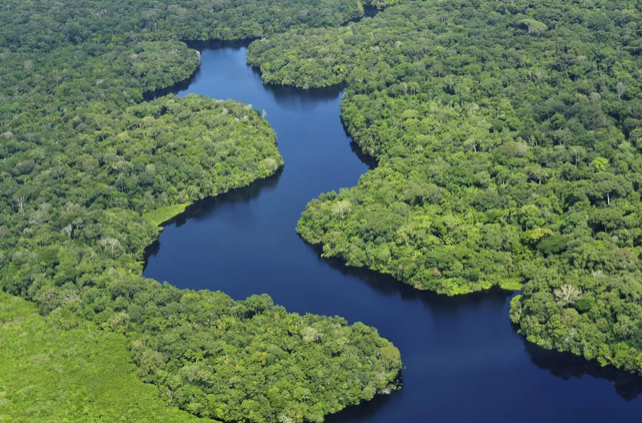
#> input picture 2-assignment/forests/f1.png, 642 x 423 px
$ python -i floresta.py   (imports and definitions only)
#> lines starting #> are read from the running program, lines starting #| are printed output that depends on the picture; after the words box and inside, x2 and y2 are one past the last pixel; in counts of white or black regions, pixels touching at a corner belong together; long printed decimals are rounded
import sys
import cv2
import numpy as np


def equalizeImage(image):
    ycrcb = cv2.cvtColor(image, cv2.COLOR_BGR2YCR_CB)
    channels = cv2.split(ycrcb)
    cv2.equalizeHist(channels[0], channels[0])
    cv2.merge(channels, ycrcb)
    cv2.cvtColor(ycrcb, cv2.COLOR_YCR_CB2BGR, image)
    return image


def getHSVChannels(image):
    h, s, v = cv2.split(image)
    h, s, v = h.flatten(), s.flatten(), v.flatten()

    return h, s, v


def getMeans(h, s, v):
    h_mean = int(np.mean(h))
    s_mean = int(np.mean(s))
    v_mean = int(np.mean(v))

    return h_mean, s_mean, v_mean


def getMedians(h, s, v):
    h_median = int(np.median(h))
    s_median = int(np.median(s))
    v_median = int(np.median(v))

    return h_median, s_median, v_median


def getDeviations(h, s, v):
    h_std = int(np.std(h))
    s_std = int(np.std(s))
    v_std = int(np.std(v))

    return h_std, s_std, v_std


def processImageHSV(image_name):
#> called with image_name = 'forests/f1.png'
    image = cv2.imread(image_name)
#> image is the input picture: shape (423, 642, 3); mean B, G, R 88.5, 114.1, 91
    processed_img = cv2.imread(image_name)
    processed_img = equalizeImage(processed_img)
#> in equalizeImage, `ycrcb = cv2.cvtColor(image, cv2.COLOR_BGR2YCR_CB)`: ycrcb: shape (423, 642, 3); mean of channels 0, 1, 2 104.2, 118.5, 119.1
#> in equalizeImage, `cv2.cvtColor(ycrcb, cv2.COLOR_YCR_CB2BGR, image)`: ycrcb: shape (423, 642, 3); mean of channels 0, 1, 2 128.7, 118.5, 119.1
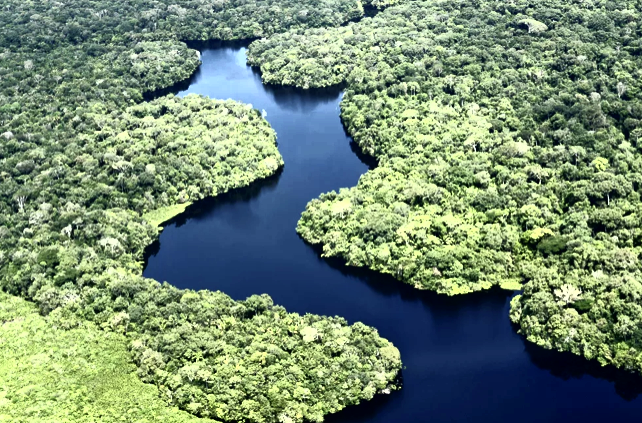
#> processed_img: shape (423, 642, 3); mean B, G, R 112.8, 138, 115.6

    hsv_image = cv2.cvtColor(processed_img, cv2.COLOR_BGR2HSV)
#> hsv_image: shape (423, 642, 3); mean H, S, V 63.8, 107.4, 147.2
    h, s, v = getHSVChannels(hsv_image)
#> in getHSVChannels, `h, s, v = cv2.split(image)`:
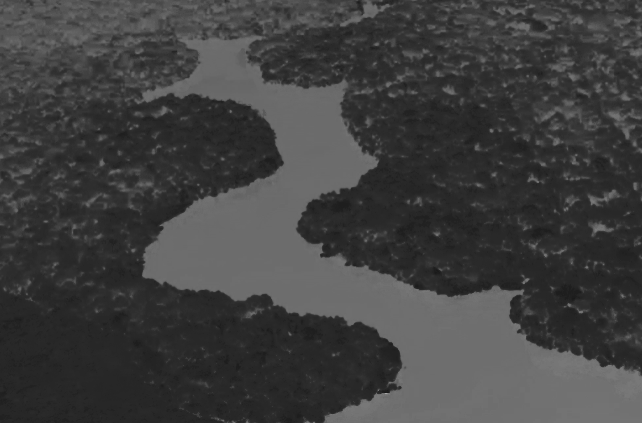
#> h: shape (423, 642); min 25, max 165, mean 63.8
#> in getHSVChannels, `h, s, v = cv2.split(image)`:
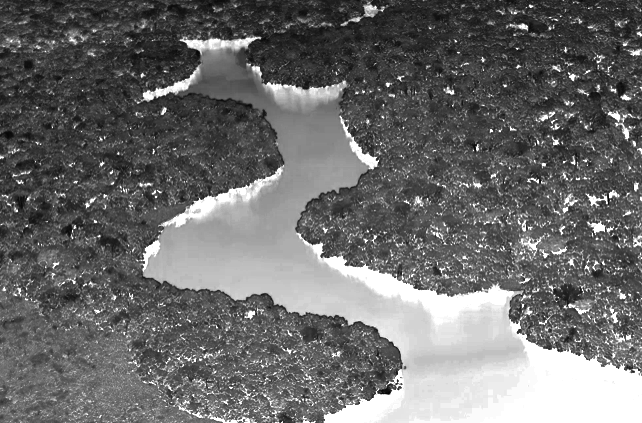
#> s: shape (423, 642); min 3, max 255, mean 107.4
#> in getHSVChannels, `h, s, v = cv2.split(image)`:
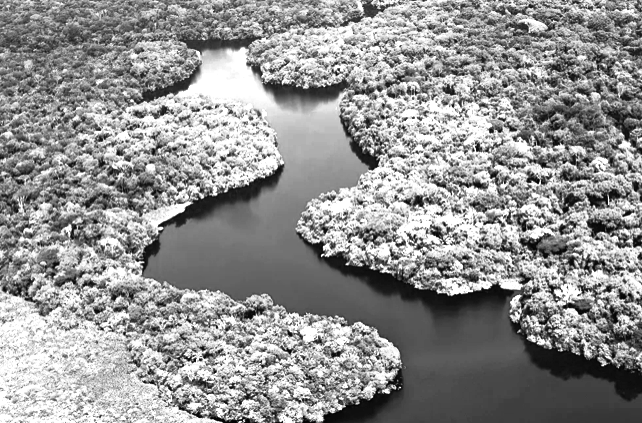
#> v: shape (423, 642); min 1, max 255, mean 147.2
    h_mean, s_mean, v_mean = getMeans(h, s, v)
#> in getMeans, `h_mean = int(np.mean(h))`: h_mean = 63
#> in getMeans, `s_mean = int(np.mean(s))`: s_mean = 107
#> in getMeans, `v_mean = int(np.mean(v))`: v_mean = 147
#> h_mean = 63; s_mean = 107; v_mean = 147
    h_median, s_median, v_median = getMedians(h, s, v)
#> in getMedians, `h_median = int(np.median(h))`: h_median = 50
#> in getMedians, `s_median = int(np.median(s))`: s_median = 85
#> in getMedians, `v_median = int(np.median(v))`: v_median = 145
#> h_median = 50; s_median = 85; v_median = 145
    h_std, s_std, v_std = getDeviations(h, s, v)
#> in getDeviations, `h_std = int(np.std(h))`: h_std = 27
#> in getDeviations, `s_std = int(np.std(s))`: s_std = 64
#> in getDeviations, `v_std = int(np.std(v))`: v_std = 69
#> h_std = 27; s_std = 64; v_std = 69
    h_dist, s_dist, v_dist = abs(
        h_mean - h_median), abs(s_mean - s_median), abs(v_mean - v_median)
#> h_dist = 13; s_dist = 22; v_dist = 2

    lower_bound = (
        h_median - h_std*1.2 + h_dist*1.1,
        s_median - s_std*0.8 + s_dist*1.6,
        v_median - v_std*1.9 + v_dist*1.5)
#> lower_bound = (31.9, 69, 16.9)
    upper_bound = (
        h_median + h_std*1.6 - h_dist*0.2,
        s_median + s_std*1.9 - s_dist*0.2,
        v_median + v_std*1.9 - v_dist*1.5)
#> upper_bound = (90.6, 202.2, 273.1)

    print(h_mean, s_mean, v_mean)
#| 63 107 147
    print(h_median, s_median, v_median)
#| 50 85 145
    print(h_dist, s_dist, v_dist)
#| 13 22 2
    print(lower_bound, upper_bound)
#| (31.900, 69.0, 16.900) (90.600, 202.2, 273.1)

    mask = cv2.inRange(hsv_image, lower_bound, upper_bound)
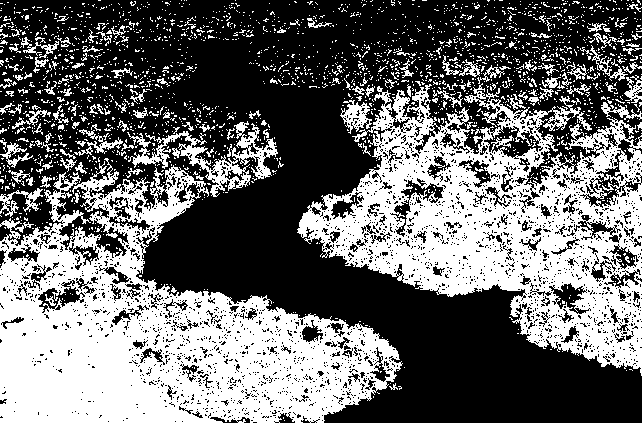
#> mask: shape (423, 642); 41.9% white; 2256 white regions (2102 under 20 px), largest, box (x1, y1, x2, y2) and area: (0, 158, 403, 423) 51567, (297, 83, 642, 376) 44038, (127, 121, 278, 197) 2815
    result = cv2.bitwise_and(image, image, mask=mask)
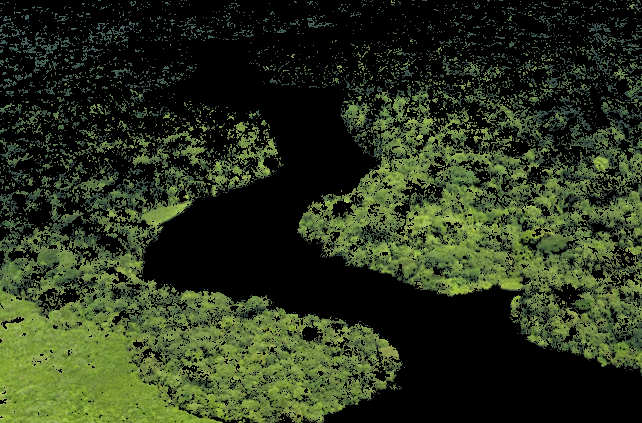
#> result: shape (423, 642, 3); mean B, G, R 28.7, 52.4, 42.5

    return result


def main(args):
    in_path = args[0]
    out_path = args[1]

    result = processImageHSV(in_path)
    cv2.imwrite(out_path, result)


# [2 lines not run here, left out]

>>> result = processImageHSV('forests/f1.png')

$ run again, on 2-assignment/forests/f3.png
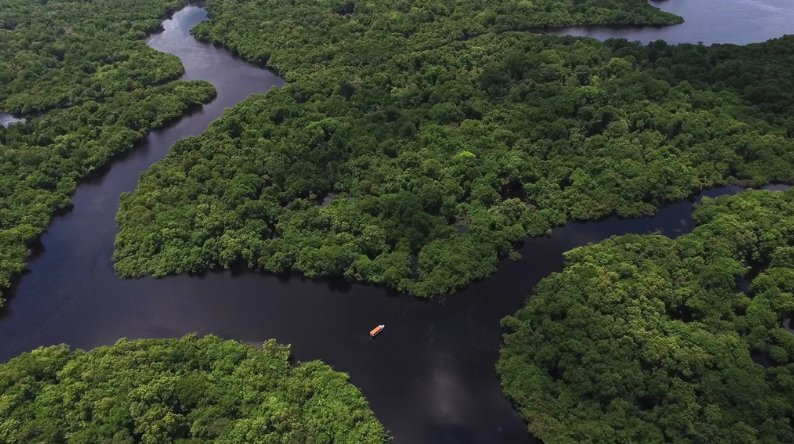
#> input picture 2-assignment/forests/f3.png, 794 x 444 px
#> in processImageHSV, image is the input picture: shape (444, 794, 3); mean B, G, R 47.3, 65.2, 56.6
#> hsv_image: shape (444, 794, 3); mean H, S, V 61.8, 56.9, 136
#> in getMeans, `h_mean = int(np.mean(h))`: h_mean = 61
#> in getMeans, `s_mean = int(np.mean(s))`: s_mean = 56
#> in getMeans, `v_mean = int(np.mean(v))`: v_mean = 136
#> in processImageHSV, `h_mean, s_mean, v_mean = getMeans(h, s, v)`: h_mean = 61; s_mean = 56; v_mean = 136
#> in getMedians, `h_median = int(np.median(h))`: h_median = 45
#> in getMedians, `s_median = int(np.median(s))`: s_median = 47
#> in getMedians, `v_median = int(np.median(v))`: v_median = 137
#> in processImageHSV, `h_median, s_median, v_median = getMedians(h, s, v)`: h_median = 45; s_median = 47; v_median = 137
#> in getDeviations, `h_std = int(np.std(h))`: h_std = 32
#> in getDeviations, `s_std = int(np.std(s))`: s_std = 43
#> in getDeviations, `v_std = int(np.std(v))`: v_std = 74
#> in processImageHSV, `h_std, s_std, v_std = getDeviations(h, s, v)`: h_std = 32; s_std = 43; v_std = 74
#> h_dist = 16; s_dist = 9; v_dist = 1
#> lower_bound = (24.2, 27, -2.1)
#> upper_bound = (93, 126.9, 276.1)
#| 61 56 136
#| 45 47 137
#| 16 9 1
#| (24.200, 27.0, -2.100) (93.0, 126.900, 276.1)
#> in processImageHSV, `mask = cv2.inRange(hsv_image, lower_bound, upper_bound)`:
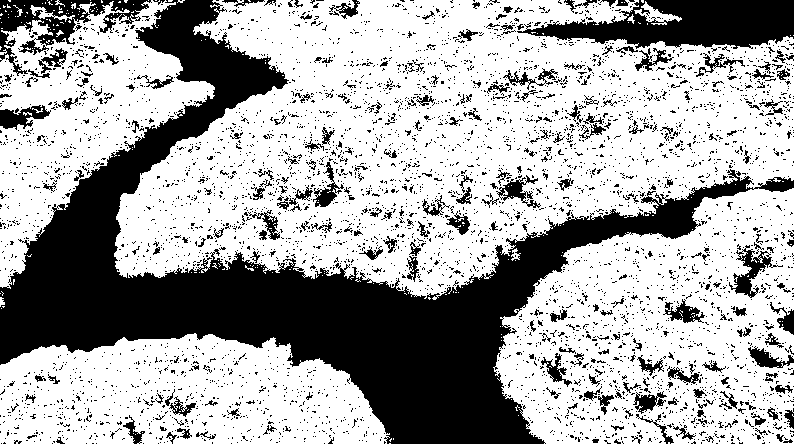
#> mask: shape (444, 794); 66.3% white; 4786 black regions (4543 under 20 px), largest, box (x1, y1, x2, y2) and area: (0, 0, 794, 444) 76980, (517, 0, 794, 49) 8415, (0, 0, 152, 76) 3620
#> in processImageHSV, `result = cv2.bitwise_and(image, image, mask=mask)`:
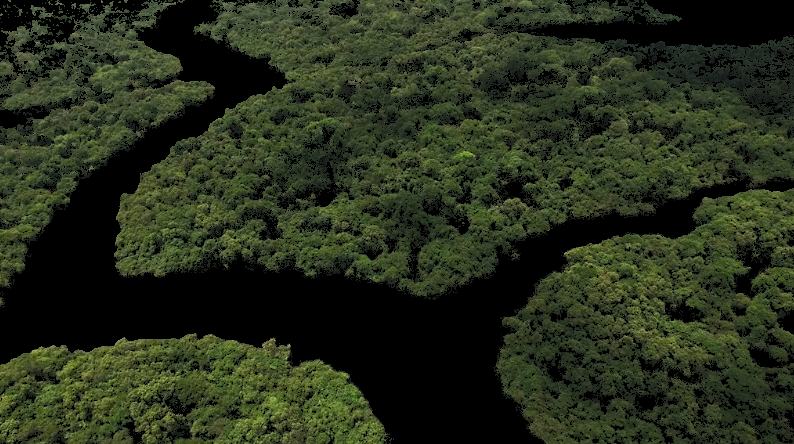
#> result: shape (444, 794, 3); mean B, G, R 27.7, 47.1, 39.4

$ run again, on 2-assignment/forests/f4.png
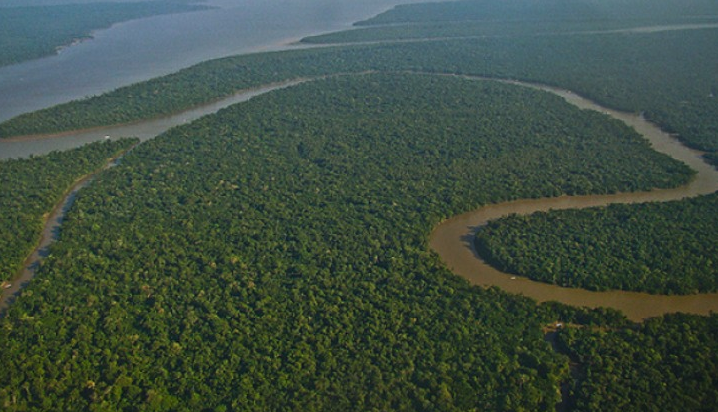
#> input picture 2-assignment/forests/f4.png, 718 x 412 px
#> in processImageHSV, image is the input picture: shape (412, 718, 3); mean B, G, R 65.8, 78.4, 62.7
#> hsv_image: shape (412, 718, 3); mean H, S, V 65.5, 68.8, 137.1
#> in getMeans, `h_mean = int(np.mean(h))`: h_mean = 65
#> in getMeans, `s_mean = int(np.mean(s))`: s_mean = 68
#> in getMeans, `v_mean = int(np.mean(v))`: v_mean = 137
#> in processImageHSV, `h_mean, s_mean, v_mean = getMeans(h, s, v)`: h_mean = 65; s_mean = 68; v_mean = 137
#> in getMedians, `h_median = int(np.median(h))`: h_median = 63
#> in getMedians, `s_median = int(np.median(s))`: s_median = 48
#> in getMedians, `v_median = int(np.median(v))`: v_median = 137
#> in processImageHSV, `h_median, s_median, v_median = getMedians(h, s, v)`: h_median = 63; s_median = 48; v_median = 137
#> in getDeviations, `h_std = int(np.std(h))`: h_std = 23
#> in getDeviations, `s_std = int(np.std(s))`: s_std = 54
#> in getDeviations, `v_std = int(np.std(v))`: v_std = 75
#> in processImageHSV, `h_std, s_std, v_std = getDeviations(h, s, v)`: h_std = 23; s_std = 54; v_std = 75
#> h_dist = 2; s_dist = 20; v_dist = 0
#> lower_bound = (37.6, 36.8, -5.5)
#> upper_bound = (99.4, 146.6, 279.5)
#| 65 68 137
#| 63 48 137
#| 2 20 0
#| (37.600, 36.8, -5.5) (99.4, 146.6, 279.5)
#> in processImageHSV, `mask = cv2.inRange(hsv_image, lower_bound, upper_bound)`:
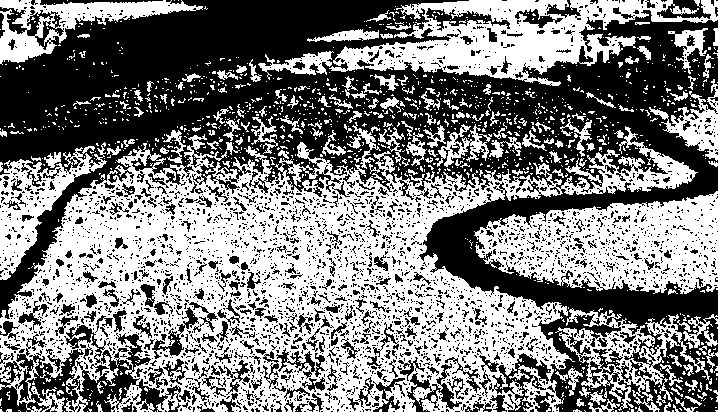
#> mask: shape (412, 718); 49.7% white; 1275 white regions (1114 under 20 px), largest, box (x1, y1, x2, y2) and area: (0, 126, 698, 412) 85260, (474, 191, 718, 294) 15221, (329, 0, 718, 86) 14071
#> in processImageHSV, `result = cv2.bitwise_and(image, image, mask=mask)`:
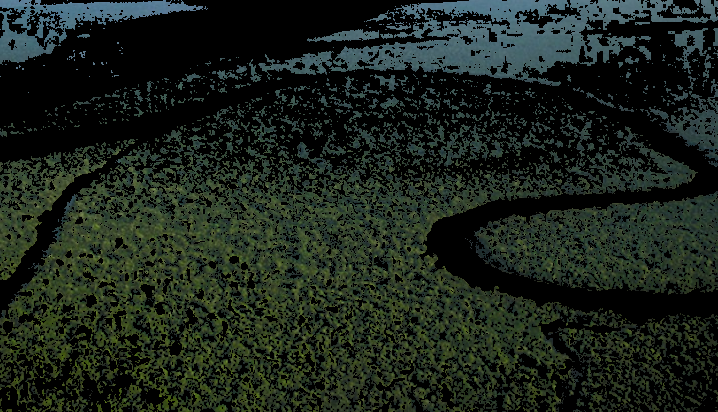
#> result: shape (412, 718, 3); mean B, G, R 27.7, 36, 27.3

$ run again, on 2-assignment/forests/f5.png
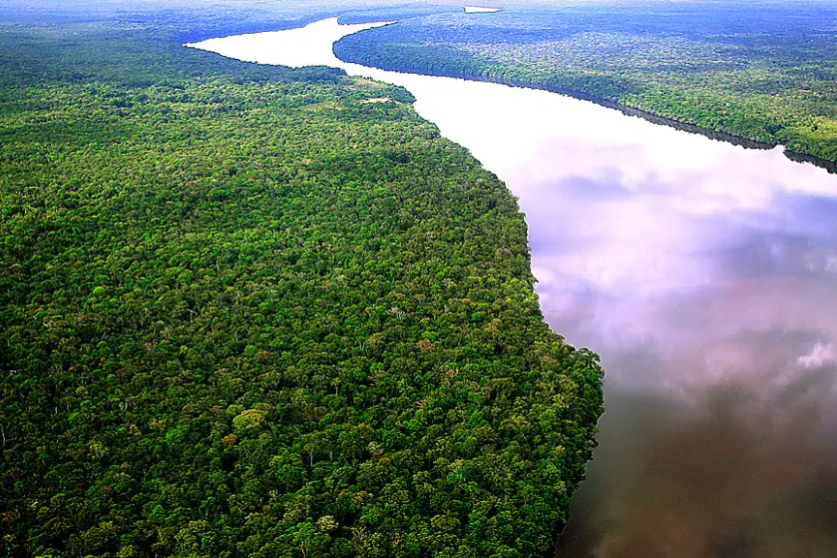
#> input picture 2-assignment/forests/f5.png, 837 x 558 px
#> in processImageHSV, image is the input picture: shape (558, 837, 3); mean B, G, R 100, 112.3, 96.9
#> hsv_image: shape (558, 837, 3); mean H, S, V 68.7, 103.8, 146.4
#> in getMeans, `h_mean = int(np.mean(h))`: h_mean = 68
#> in getMeans, `s_mean = int(np.mean(s))`: s_mean = 103
#> in getMeans, `v_mean = int(np.mean(v))`: v_mean = 146
#> in processImageHSV, `h_mean, s_mean, v_mean = getMeans(h, s, v)`: h_mean = 68; s_mean = 103; v_mean = 146
#> in getMedians, `h_median = int(np.median(h))`: h_median = 52
#> in getMedians, `s_median = int(np.median(s))`: s_median = 95
#> in getMedians, `v_median = int(np.median(v))`: v_median = 143
#> in processImageHSV, `h_median, s_median, v_median = getMedians(h, s, v)`: h_median = 52; s_median = 95; v_median = 143
#> in getDeviations, `h_std = int(np.std(h))`: h_std = 41
#> in getDeviations, `s_std = int(np.std(s))`: s_std = 67
#> in getDeviations, `v_std = int(np.std(v))`: v_std = 81
#> in processImageHSV, `h_std, s_std, v_std = getDeviations(h, s, v)`: h_std = 41; s_std = 67; v_std = 81
#> h_dist = 16; s_dist = 8; v_dist = 3
#> lower_bound = (20.4, 54.2, -6.4)
#> upper_bound = (114.4, 220.7, 292.4)
#| 68 103 146
#| 52 95 143
#| 16 8 3
#| (20.400, 54.2, -6.400) (114.4, 220.700, 292.4)
#> in processImageHSV, `mask = cv2.inRange(hsv_image, lower_bound, upper_bound)`:
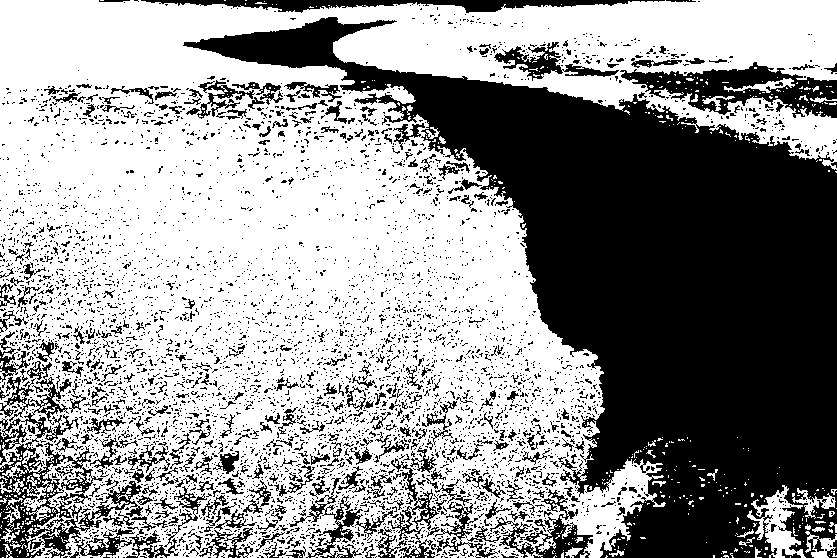
#> mask: shape (558, 837); 59% white; 5043 black regions (4671 under 20 px), largest, box (x1, y1, x2, y2) and area: (183, 17, 837, 558) 130328, (0, 362, 143, 558) 7006, (620, 62, 837, 118) 5375
#> in processImageHSV, `result = cv2.bitwise_and(image, image, mask=mask)`:
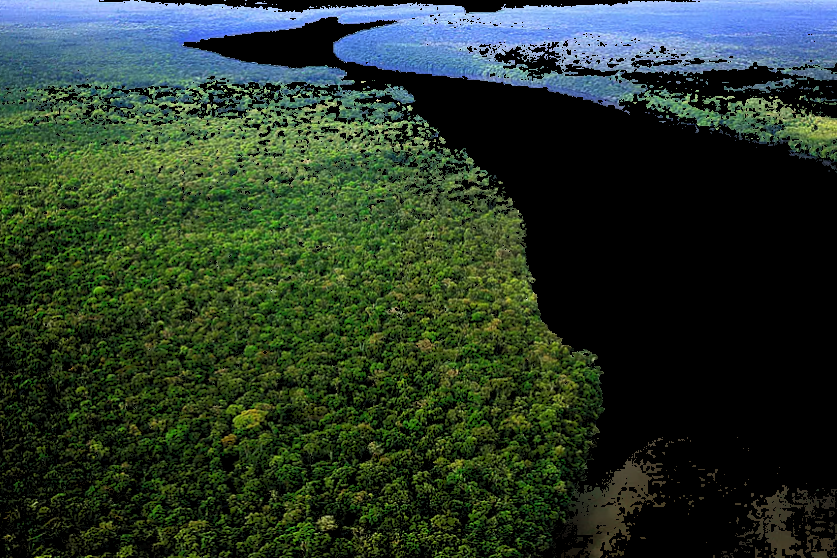
#> result: shape (558, 837, 3); mean B, G, R 42.8, 57.5, 41
